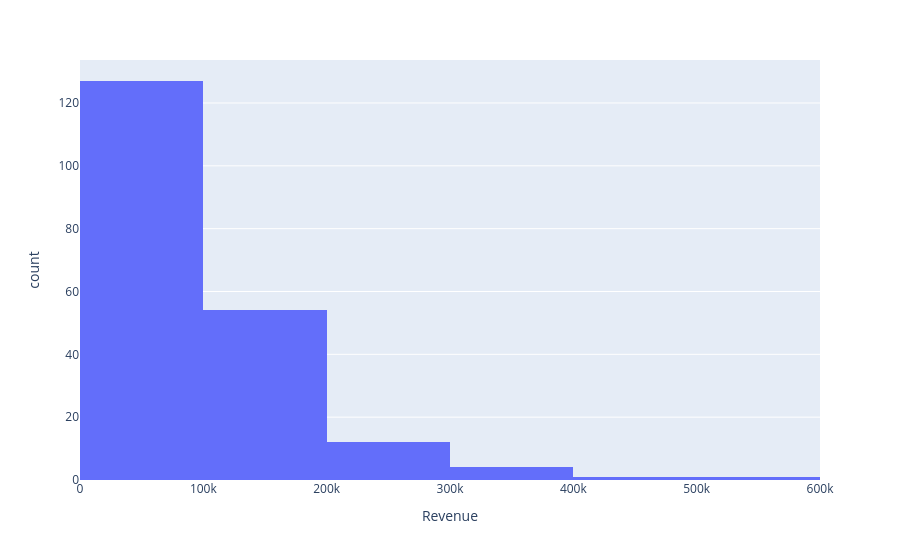

This figure's notebook cell:
### Code cell
fig = px.histogram(data_frame = revenues, x = 'Revenue', nbins = 5)
fig.show()

### Figure 1 — Plotly figure (JSON) as saved in the notebook; plotly's stock layout.template omitted (floating-point values rounded to 4 significant figures; data arrays with more than 128 entries replaced by an {"elided": "..."} marker saying what was removed)
{"data": [{"bingroup": "x", "hovertemplate": "Revenue=%{x}<br>count=%{y}<extra></extra>", "legendgroup": "", "marker": {"color": "#636efa", "pattern": {"shape": ""}}, "name": "", "nbinsx": 5, "orientation": "v", "showlegend": false, "type": "histogram", "x": {"elided": "200 float values"}, "xaxis": "x", "yaxis": "y"}], "layout": {"autosize": true, "barmode": "relative", "legend": {"tracegroupgap": 0}, "margin": {"t": 60}, "xaxis": {"anchor": "y", "autorange": true, "domain": [0, 1], "range": [-0.5, 600000.0], "title": {"text": "Revenue"}, "type": "linear"}, "yaxis": {"anchor": "x", "autorange": true, "domain": [0, 1], "range": [0, 133.7], "title": {"text": "count"}}}}
